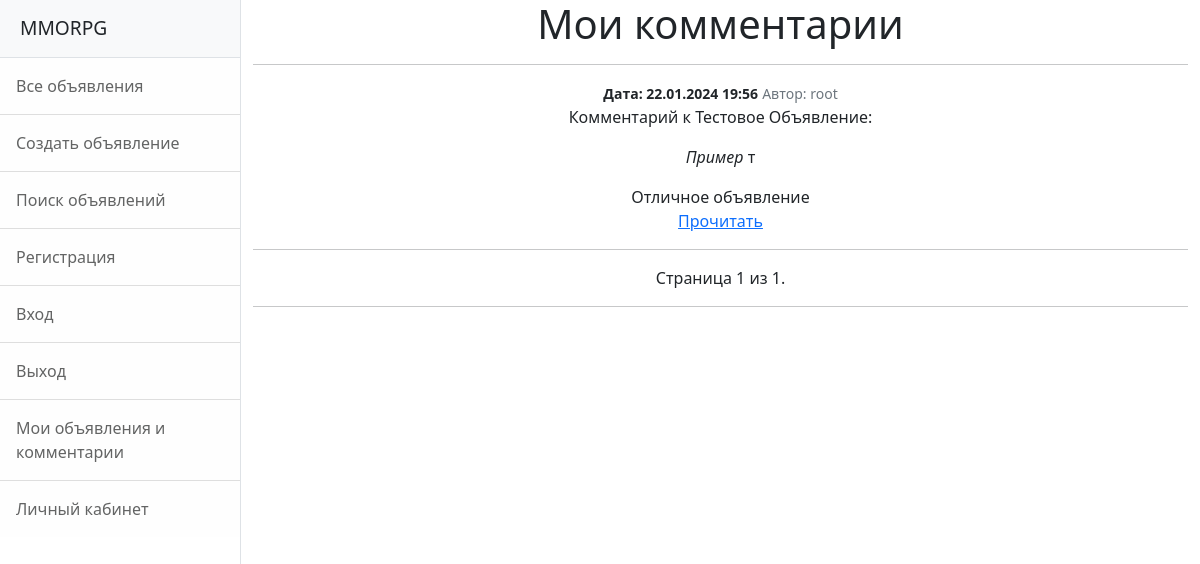
The page /comments/ (signed in) on the database its author committed.
### msg_board/models.py (models this page shows, shortened)
class Comment(models.Model):
    author = models.ForeignKey(User, default=1, on_delete=models.CASCADE, verbose_name='Автор комментария')
    text = models.TextField(verbose_name='Текст комментария')
    post_comment = models.ForeignKey(Post, on_delete=models.CASCADE, verbose_name='Комментарий')
    date_comment = models.DateTimeField(auto_now_add=True, verbose_name='Дата комментария')
    confirm = models.BooleanField(default=False, verbose_name='Подтвердить')
    class Meta:
        verbose_name = 'Комментарий'
        verbose_name_plural = 'Комментарии'
    def get_absolute_url(self):
        return reverse('comment_detail', args=[str(self.pk)])

class Post(models.Model):
    author = models.ForeignKey(
        get_user_model(),
        default=1,
        on_delete=models.CASCADE,
        verbose_name='Автор объявления',
    )
    heading = models.CharField(max_length=250, verbose_name='Заголовок')
    content = FroalaField(verbose_name='Контент')
    pub_date = models.DateTimeField(auto_now_add=True, verbose_name='Дата публикации')
    category = models.ForeignKey(Category, on_delete=models.CASCADE, verbose_name='Категория')
    class Meta:
        verbose_name = 'Объявление'
        verbose_name_plural = 'Объявления'
    def __str__(self):
        return f'{self.heading.title()}: {self.content[:20]}'

### msg_board/views.py (the view)
# urls.py: path('comments/', login_required(CommentListView.as_view()), name='comments'),
class CommentListView(LoginRequiredMixin, ListView):
    model = Comment
    template_name = 'msg_board/comments.html'
    context_object_name = 'comments'
    ordering = '-date_comment'  # TODO
    paginate_by = 5
    def get_queryset(self):
        queryset = Comment.objects.filter(post_comment__author=self.request.user)
        return queryset

### templates/msg_board/comments.html (shortened to what this page needs)
{% extends 'flatpages/default.html' %}
{% load custom_tags %}
{% block content %}
<h1>Мои комментарии</h1>
<hr>
{% if comments %}
{% for c in comments %}
{% if c.confirm is False %}
<small class="fw-bold">Дата: {{ c.date_comment | date:"d.m.Y H:i" }}</small>
<small class="text-muted">Автор: {{ c.author }}</small>
<p>Комментарий к {{ c.post_comment | safe }}</p>
<div align="center">
    <a class="main_button_confirm" href="{% url 'confirm_comment' pk=c.pk %}" title="Принять">Принять</a>
</div>
<br>
<div align="center">
    <a class="main_button_reject" href="{% url 'reject_comment' pk=c.pk %}" title="Отклонить">Отклонить</a>
</div>
<br>
{% else %}
<small class="fw-bold">Дата: {{ c.date_comment | date:"d.m.Y H:i" }}</small>
<small class="text-muted">Автор: {{ c.author }}</small>
<p>
    Комментарий к {{ c.post_comment | safe }}
</p>
{{ c.text | safe }}
<div align="center">
    <a class="main_button" href="{{ c.get_absolute_url }}">Прочитать</a>
</div>
{% endif %}
<hr>
{% endfor %}
{% endif %}
<div align="center">
    {% include 'msg_board/pagination.html' %}
</div>
{% endblock content %}

### rows shown on the page
Comment: date_comment "22.01.2024 19:56", author "root", post_comment "Тестовое Объявление: Пример т", text "Отличное объявление"

### other values the page prints
{{ page_obj.number }} "1"
{{ page_obj.paginator.num_pages }} "1"
